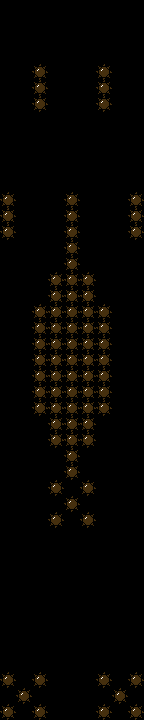

This game map was drawn from its Tiled (.tmx) file and the tilesets committed beside it. A one-line description and the full map source follow:
An orthogonal 9x45 tile map with 16x16 px tiles, 1 tile layer (map).

<map version="1.0" orientation="orthogonal" renderorder="right-down" width="9" height="45" tilewidth="16" tileheight="16" nextobjectid="1">
 <tileset firstgid="1" name="tileset" tilewidth="16" tileheight="16" tilecount="4" columns="4">
  <image source="tileset.png" width="64" height="16" />
 </tileset>
 <layer name="map" width="9" height="45">
  <data encoding="csv">
0,0,0,0,0,0,0,0,0,
0,0,0,0,0,0,0,0,0,
0,0,0,0,0,0,0,0,0,
0,0,0,0,0,0,0,0,0,
0,0,1,0,0,0,1,0,0,
0,0,1,0,0,0,1,0,0,
0,0,1,0,0,0,1,0,0,
0,0,0,0,0,0,0,0,0,
0,0,0,0,0,0,0,0,0,
0,0,0,0,0,0,0,0,0,
0,0,0,0,0,0,0,0,0,
0,0,0,0,0,0,0,0,0,
1,0,0,0,1,0,0,0,1,
1,0,0,0,1,0,0,0,1,
1,0,0,0,1,0,0,0,1,
0,0,0,0,1,0,0,0,0,
0,0,0,0,1,0,0,0,0,
0,0,0,1,1,1,0,0,0,
0,0,0,1,1,1,0,0,0,
0,0,1,1,1,1,1,0,0,
0,0,1,1,1,1,1,0,0,
0,0,1,1,1,1,1,0,0,
0,0,1,1,1,1,1,0,0,
0,0,1,1,1,1,1,0,0,
0,0,1,1,1,1,1,0,0,
0,0,1,1,1,1,1,0,0,
0,0,0,1,1,1,0,0,0,
0,0,0,1,1,1,0,0,0,
0,0,0,0,1,0,0,0,0,
0,0,0,0,1,0,0,0,0,
0,0,0,1,0,1,0,0,0,
0,0,0,0,1,0,0,0,0,
0,0,0,1,0,1,0,0,0,
0,0,0,0,0,0,0,0,0,
0,0,0,0,0,0,0,0,0,
0,0,0,0,0,0,0,0,0,
0,0,0,0,0,0,0,0,0,
0,0,0,0,0,0,0,0,0,
0,0,0,0,0,0,0,0,0,
0,0,0,0,0,0,0,0,0,
0,0,0,0,0,0,0,0,0,
0,0,0,0,0,0,0,0,0,
1,0,1,0,0,0,1,0,1,
0,1,0,0,0,0,0,1,0,
1,0,1,0,0,0,1,0,1
</data>
 </layer>
</map>
